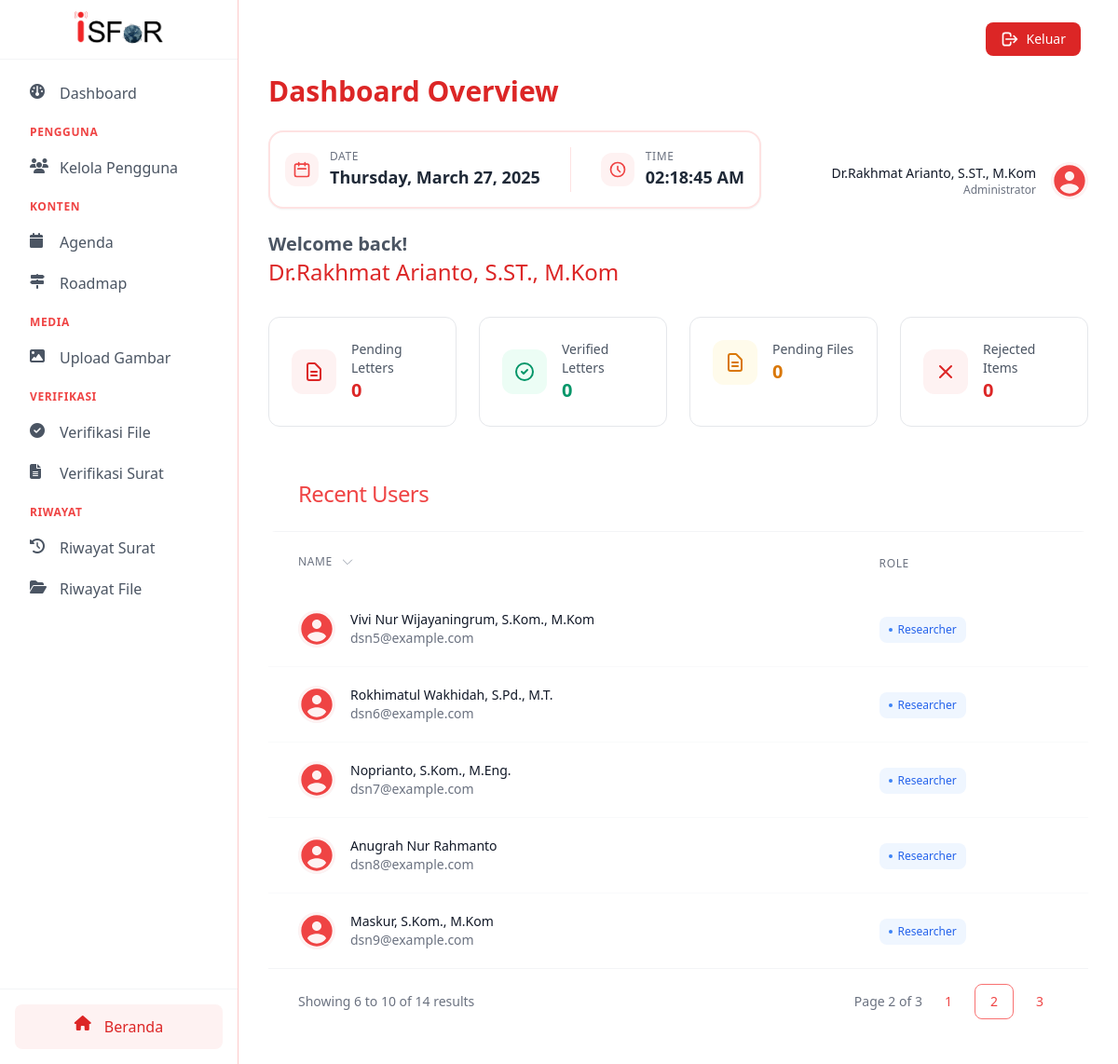
The app's page /php/public/dashboardadmin?page=2 (signed in) with its own data.
### tables this page shows
CREATE TABLE `users` (
  `user_id` int NOT NULL,
  `name` varchar(100) NOT NULL,
  `username` varchar(50) NOT NULL,
  `email` varchar(100) NOT NULL,
  `profile_picture` varchar(255) DEFAULT NULL,
  `password` varchar(255) NOT NULL,
  `role_id` int NOT NULL
);

### php/app/views/admin/adminDashboard.php (the view, shortened to what the rows shown need)
<!DOCTYPE html>
<html lang="en">
<head>
    <link href="https://cdn.jsdelivr.net/npm/tailwindcss@2.2.19/dist/tailwind.min.css" rel="stylesheet">
    <link rel="stylesheet" href="<?= CSS; ?>/admin/dashboard-admin.css">
</head>
<body class="bg-gray-50">
<div class="flex min-h-screen">
    <?php include_once '../app/views/assets/components/AdminDashboard/sidebar.php'; ?>
    <main class="flex-1 main-content p-8 pt-20 bg-white" id="mainContent">
        <div class="max-w-7xl mx-auto">
            <div class="header-section flex justify-between items-center mb-8">
                <div class="space-y-6">
                    <h1 class="text-3xl font-bold text-red-600">Dashboard Overview</h1>
                    <div class="logout-button absolute top-0 right-10">
                        <form action="<?= BASEURL ?>/login/logout" method="POST">
                            <button type="submit"
                                    class="w-full flex items-center justify-center px-4 py-2 text-sm font-medium text-white bg-red-600 rounded-lg hover:bg-red-700 focus:outline-none focus:ring-2 focus:ring-red-500 focus:ring-offset-2 transition-colors">
                                <svg class="w-5 h-5 mr-2" fill="none" viewBox="0 0 24 24" stroke="currentColor">
                                    <path stroke-linecap="round" stroke-linejoin="round" stroke-width="2"
                                          d="M17 16l4-4m0 0l-4-4m4 4H7m6 4v1a3 3 0 01-3 3H6a3 3 0 01-3-3V7a3 3 0 013-3h4a3 3 0 013 3v1"/>
                                </svg>
                                Keluar
                            </button>
                        </form>
                    </div>
                    <div class="date-time-display inline-flex items-center space-x-8 bg-white border-2 border-red-100 rounded-2xl p-4 shadow-sm">
                        <div class="flex items-center space-x-3">
                            <div class="p-2 bg-red-50 rounded-xl">
                                <svg class="w-5 h-5 text-red-500" fill="none" stroke="currentColor" viewBox="0 0 24 24">
                                    <path stroke-linecap="round" stroke-linejoin="round" stroke-width="2"
                                          d="M8 7V3m8 4V3m-9 8h10M5 21h14a2 2 0 002-2V7a2 2 0 00-2-2H5a2 2 0 00-2 2v12a2 2 0 002 2z"/>
                                </svg>
                            </div>
                            <div class="flex flex-col">
                                <span class="text-xs uppercase tracking-wider text-gray-500 font-medium">Date</span>
                                <span id="currentDate" class="text-lg font-bold text-gray-800"></span>
                            </div>
                        </div>
                        <div class="flex items-center space-x-3">
                            <div class="p-2 bg-red-50 rounded-xl">
                                <svg class="w-5 h-5 text-red-500" fill="none" stroke="currentColor" viewBox="0 0 24 24">
                                    <path stroke-linecap="round" stroke-linejoin="round" stroke-width="2"
                                          d="M12 8v4l3 3m6-3a9 9 0 11-18 0 9 9 0 0118 0z"/>
                                </svg>
                            </div>
                            <div class="flex flex-col">
                                <span class="text-xs uppercase tracking-wider text-gray-500 font-medium">Time</span>
                                <span id="currentTime" class="text-lg font-bold text-gray-800 tabular-nums"></span>
                            </div>
                        </div>
                    </div>
                    <h2 class="font-bold text-xl text-gray-600">Welcome back!</h2>
                    <span class="font-medium text-2xl text-red-600"><?php echo htmlspecialchars($data['user']['name']); ?></span>
                </div>
                <div class="flex items-center space-x-4">
                    <div class="text-right">
                        <p class="text-sm font-medium text-gray-900"><?php echo htmlspecialchars($data['user']['name']); ?></p>
                        <p class="text-xs text-gray-500">
                            <?php echo ($data['user']['role_id'] == 1) ? 'Administrator' : 'Researcher'; ?>
                        </p>
                    </div>
                    <div class="h-10 w-10 rounded-full overflow-hidden bg-gray-100">
                        <?php if ($data['user']['profile_picture'] == null): ?>
                            <div class="flex-shrink-0 h-10 w-10 rounded-full overflow-hidden bg-red-50">
                            </div>
                        <?php else: ?>
                            <img class="h-full w-full object-cover"
                                 src="<?= PHOTOPROFILE . $data['user']['profile_picture'] ?>" alt="Profile">
                        <?php endif; ?>
                    </div>
                </div>
            </div>
            <div class="stats-grid grid grid-cols-1 md:grid-cols-2 lg:grid-cols-4 gap-6 mb-8 animate-fade-in">
                <div class="group border border-gray-200 rounded-xl p-6 hover:border-red-500 transition-all duration-300 hover:scale-105 hover:shadow-lg bg-white relative overflow-hidden">
                    <div class="flex items-center relative z-10">
                        <div class="p-3 rounded-xl bg-red-50 text-red-600 group-hover:bg-red-100 transition-colors duration-300">
                            <svg class="w-6 h-6" fill="none" viewBox="0 0 24 24" stroke="currentColor">
                                <path stroke-linecap="round" stroke-linejoin="round" stroke-width="2"
                                      d="M9 12h6m-6 4h6m2 5H7a2 2 0 01-2-2V5a2 2 0 012-2h5.586a1 1 0 01.707.293l5.414 5.414a1 1 0 01.293.707V19a2 2 0 01-2 2z"/>
                            </svg>
                        </div>
                        <div class="ml-4">
                            <p class="text-sm font-medium text-gray-600 group-hover:text-gray-800">Pending Letters</p>
                            <p class="text-xl font-semibold text-red-600"><?= $data['pending']['total'] ?></p>
                        </div>
                    </div>
                </div>
                <div class="group border border-gray-200 rounded-xl p-6 hover:border-green-500 transition-all duration-300 hover:scale-105 hover:shadow-lg bg-white relative overflow-hidden">
                    <div class="flex items-center relative z-10">
                        <div class="p-3 rounded-xl bg-green-50 text-green-600 group-hover:bg-green-100 transition-colors duration-300">
                            <svg class="w-6 h-6" fill="none" viewBox="0 0 24 24" stroke="currentColor">
                                <path stroke-linecap="round" stroke-linejoin="round" stroke-width="2"
                                      d="M9 12l2 2 4-4m6 2a9 9 0 11-18 0 9 9 0 0118 0z"/>
                            </svg>
                        </div>
                        <div class="ml-4">
                            <p class="text-sm font-medium text-gray-600 group-hover:text-gray-800">Verified Letters</p>
                            <p class="text-xl font-semibold text-green-600"><?= $data['verify']['total'] ?></p>
                        </div>
                    </div>
                </div>
                <div class="group border border-gray-200 rounded-xl p-6 hover:border-yellow-500 transition-all duration-300 hover:scale-105 hover:shadow-lg bg-white relative overflow-hidden">
                    <div class="flex items-center relative z-10">
                        <div class="p-3 rounded-xl bg-yellow-50 text-yellow-600 group-hover:bg-yellow-100 transition-colors duration-300">
                            <svg class="w-6 h-6" fill="none" viewBox="0 0 24 24" stroke="currentColor">
                                <path stroke-linecap="round" stroke-linejoin="round" stroke-width="2"
                                      d="M9 12h6m-6 4h6m2 5H7a2 2 0 01-2-2V5a2 2 0 012-2h5.586a1 1 0 01.707.293l5.414 5.414a1 1 0 01.293.707V19a2 2 0 01-2 2z"/>
                            </svg>
                        </div>
                        <div class="ml-4">
                            <p class="text-sm font-medium text-gray-600 group-hover:text-gray-800">Pending Files</p>
                            <p class="text-xl font-semibold text-yellow-600"><?= $data['pendingFiles'] ?></p>
                        </div>
                    </div>
                </div>
                <div class="group border border-gray-200 rounded-xl p-6 hover:border-red-500 transition-all duration-300 hover:scale-105 hover:shadow-lg bg-white relative overflow-hidden">
                    <div class="flex items-center relative z-10">
                        <div class="p-3 rounded-xl bg-red-50 text-red-600 group-hover:bg-red-100 transition-colors duration-300">
                            <svg class="w-6 h-6" fill="none" viewBox="0 0 24 24" stroke="currentColor">
                                <path stroke-linecap="round" stroke-linejoin="round" stroke-width="2"
                                      d="M6 18L18 6M6 6l12 12"/>
                            </svg>
                        </div>
                        <div class="ml-4">
                            <p class="text-sm font-medium text-gray-600 group-hover:text-gray-800">Rejected Items</p>
                            <p class="text-xl font-semibold text-red-600"><?= $data['totalRejected']; ?></p>
                        </div>
                    </div>
                </div>
            </div>
            <div class="animate-slide-in">
                <div class="bg-white rounded-lg overflow-hidden">
                    <div class="px-8 py-6 flex justify-between items-center border-b border-gray-100">
                        <h2 class="text-2xl font-light text-red-500 tracking-tight">Recent Users</h2>
                    </div>
                </div>
                <div class="overflow-x-auto">
                    <table class="users-table min-w-full">
                        <thead>
                        <tr>
                            <th scope="col" class="px-8 py-5 text-left">
                                <div class="flex items-center space-x-2">
                                    <span class="text-xs font-medium text-gray-500 uppercase tracking-wider">Name</span>
                                    <svg class="w-4 h-4 text-gray-400" fill="none" stroke="currentColor"
                                         viewBox="0 0 24 24">
                                        <path stroke-linecap="round" stroke-linejoin="round" stroke-width="1.5"
                                              d="M19 9l-7 7-7-7"/>
                                    </svg>
                                </div>
                            </th>
                            <th scope="col" class="px-8 py-5 text-left">
                                <span class="text-xs font-medium text-gray-500 uppercase tracking-wider">Role</span>
                            </th>
                        </tr>
                        </thead>
                        <tbody class="divide-y divide-gray-50">
                        <?php foreach ($data['allUsersWithPagination'] as $allUsersWithPagination): ?>
                            <tr class="group hover:bg-gray-50/50 transition-all duration-200">
                                <td class="px-8 py-5" data-label="Name">
                                    <div class="name-section flex items-center space-x-4">
                                        <div class="flex-shrink-0 h-10 w-10 rounded-full overflow-hidden bg-gray-100">
                                            <?php if ($allUsersWithPagination['profile_picture'] == null): ?>
                                                <div class="flex-shrink-0 h-10 w-10 rounded-full overflow-hidden bg-red-50">
                                                </div>
                                            <?php else: ?>
                                                <img class="h-full w-full object-cover"
                                                     src="<?= PHOTOPROFILE . $allUsersWithPagination['profile_picture'] ?>"
                                                     alt="">
                                            <?php endif; ?>
                                        </div>
                                        <div class="flex-1 min-w-0">
                                            <p class="text-sm font-medium text-gray-900">
                                                <?= $allUsersWithPagination['name'] ?>
                                            </p>
                                            <p class="text-sm text-gray-500">
                                                <?= $allUsersWithPagination['email'] ?>
                                            </p>
                                        </div>
                                    </div>
                                </td>
                                <td class="px-8 py-5" data-label="Role">
                                    <?php if ($allUsersWithPagination['role_id'] == 1) { ?>
                                        <span class="inline-flex items-center px-2.5 py-1.5 rounded-lg text-xs font-medium bg-red-50 text-red-600">
                                            <span class="w-1 h-1 mr-1.5 rounded-full bg-red-500"></span>
                                            Admin
                                        </span>
                                    <?php } elseif ($allUsersWithPagination['role_id'] == 2) { ?>
                                        <span class="inline-flex items-center px-2.5 py-1.5 rounded-lg text-xs font-medium bg-blue-50 text-blue-600">
                                            <span class="w-1 h-1 mr-1.5 rounded-full bg-blue-500"></span>
                                            Researcher
                                        </span>
                                    <?php } ?>
                                </td>
                            </tr>
                        <?php endforeach; ?>
                        </tbody>
                    </table>
                </div>
                <div class="px-8 py-4 border-t border-gray-100">
                    <div class="pagination-section flex items-center justify-between">
                        <div class="text-sm text-gray-500">
                            Showing
                            <span class="font-medium"><?= ($data['currentPage'] - 1) * $data['limit'] + 1; ?></span>
                            to
                            <span class="font-medium">
                                <?= min($data['currentPage'] * $data['limit'], $data['totalUsers']) ?>
                            </span>
                            of
                            <span class="font-medium"><?= $data['totalUsers'] ?></span>
                            results
                        </div>
                        <div class="pagination-buttons flex items-center space-x-2" id="pagination">
                            <div class="text-sm text-gray-500">
                                Page <span class="font-medium"><?= $data['currentPage']; ?></span> of <span
                                    class="font-medium"><?= $data['totalPages']; ?></span>
                            </div>
                            <?php for ($i = 1; $i <= $data['totalPages']; $i++): ?>
                                <a href="?page=<?= $i; ?>"
                                   class="px-4 py-2 text-sm font-medium rounded-lg <?= $i == $data['currentPage'] ? 'border border-red-400 text-red-500' : 'bg-white text-red-500 duration-300 hover:bg-red-100'; ?>">
                                    <?= $i; ?>
                                </a>
                            <?php endfor; ?>
                        </div>
                    </div>
                </div>
            </div>
        </div>
    </main>
</div>
</body>
</html>

### records on screen
users: name "Dr.Rakhmat Arianto, S.ST., M.Kom"
users: name "Vivi Nur Wijayaningrum, S.Kom., M.Kom", email "dsn5@example.com", shows "Researcher"
users: name "Rokhimatul Wakhidah, S.Pd., M.T.", email "dsn6@example.com", shows "Researcher"
users: name "Noprianto, S.Kom., M.Eng.", email "dsn7@example.com", shows "Researcher"
users: name "Anugrah Nur Rahmanto", email "dsn8@example.com", shows "Researcher"
users: name "Maskur, S.Kom., M.Kom", email "dsn9@example.com", shows "Researcher"

### other values on screen
$data['pending']['total'] "0"
$data['verify']['total'] "0"
$data['pendingFiles'] "0"
$data['totalRejected'] "0"
min($data['currentPage'] * $data['limit'], $data['totalUsers']) "10"
$data['totalUsers'] "14"
$data['currentPage'] "2"
$data['totalPages'] "3"
